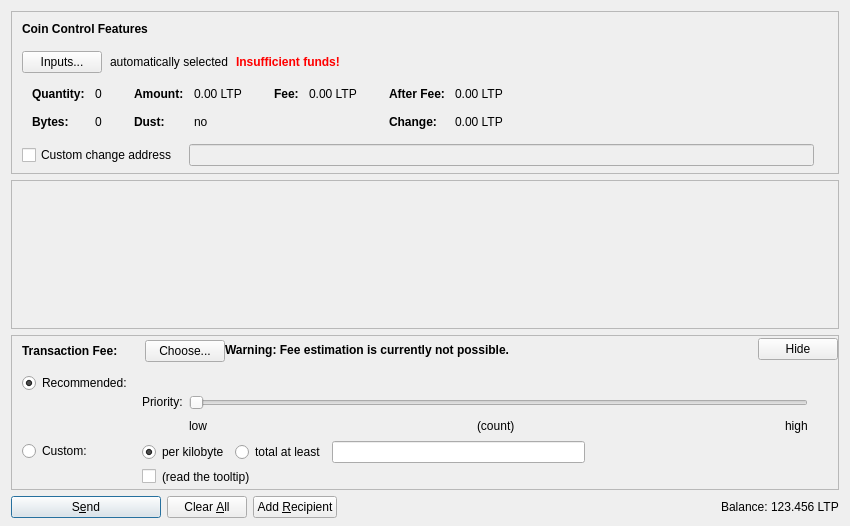
<?xml version="1.0" encoding="UTF-8"?>
<ui version="4.0">
 <class>SendCoinsDialog</class>
 <widget class="QDialog" name="SendCoinsDialog">
  <property name="geometry">
   <rect>
    <x>0</x>
    <y>0</y>
    <width>850</width>
    <height>526</height>
   </rect>
  </property>
  <property name="windowTitle">
   <string>Send Coins</string>
  </property>
  <layout class="QVBoxLayout" name="verticalLayout" stretch="0,1,0,0">
   <property name="bottomMargin">
    <number>8</number>
   </property>
   <item>
    <widget class="QFrame" name="frameCoinControl">
     <property name="sizePolicy">
      <sizepolicy hsizetype="Expanding" vsizetype="Expanding">
       <horstretch>0</horstretch>
       <verstretch>0</verstretch>
      </sizepolicy>
     </property>
     <property name="maximumSize">
      <size>
       <width>16777215</width>
       <height>16777215</height>
      </size>
     </property>
     <property name="frameShape">
      <enum>QFrame::StyledPanel</enum>
     </property>
     <property name="frameShadow">
      <enum>QFrame::Sunken</enum>
     </property>
     <layout class="QVBoxLayout" name="verticalLayoutCoinControl2">
      <property name="spacing">
       <number>0</number>
      </property>
      <property name="leftMargin">
       <number>0</number>
      </property>
      <property name="topMargin">
       <number>0</number>
      </property>
      <property name="rightMargin">
       <number>0</number>
      </property>
      <property name="bottomMargin">
       <number>6</number>
      </property>
      <item>
       <layout class="QVBoxLayout" name="verticalLayoutCoinControl" stretch="0,0,0,0,1">
        <property name="spacing">
         <number>0</number>
        </property>
        <property name="leftMargin">
         <number>10</number>
        </property>
        <property name="topMargin">
         <number>10</number>
        </property>
        <item>
         <layout class="QHBoxLayout" name="horizontalLayoutCoinControl1">
          <property name="bottomMargin">
           <number>15</number>
          </property>
          <item>
           <widget class="QLabel" name="labelCoinControlFeatures">
            <property name="sizePolicy">
             <sizepolicy hsizetype="Preferred" vsizetype="Maximum">
              <horstretch>0</horstretch>
              <verstretch>0</verstretch>
             </sizepolicy>
            </property>
            <property name="font">
             <font>
              <weight>75</weight>
              <bold>true</bold>
             </font>
            </property>
            <property name="styleSheet">
             <string notr="true">font-weight:bold;</string>
            </property>
            <property name="text">
             <string>Coin Control Features</string>
            </property>
           </widget>
          </item>
         </layout>
        </item>
        <item>
         <layout class="QHBoxLayout" name="horizontalLayoutCoinControl2" stretch="0,0,0,0">
          <property name="spacing">
           <number>8</number>
          </property>
          <property name="bottomMargin">
           <number>10</number>
          </property>
          <item>
           <widget class="QPushButton" name="pushButtonCoinControl">
            <property name="styleSheet">
             <string notr="true"/>
            </property>
            <property name="text">
             <string>Inputs...</string>
            </property>
            <property name="autoDefault">
             <bool>false</bool>
            </property>
           </widget>
          </item>
          <item>
           <widget class="QLabel" name="labelCoinControlAutomaticallySelected">
            <property name="text">
             <string>automatically selected</string>
            </property>
            <property name="margin">
             <number>5</number>
            </property>
           </widget>
          </item>
          <item>
           <widget class="QLabel" name="labelCoinControlInsuffFunds">
            <property name="font">
             <font>
              <weight>75</weight>
              <bold>true</bold>
             </font>
            </property>
            <property name="styleSheet">
             <string notr="true">color:red;font-weight:bold;</string>
            </property>
            <property name="text">
             <string>Insufficient funds!</string>
            </property>
            <property name="margin">
             <number>5</number>
            </property>
           </widget>
          </item>
          <item>
           <spacer name="horizontalSpacerCoinControl">
            <property name="orientation">
             <enum>Qt::Horizontal</enum>
            </property>
            <property name="sizeHint" stdset="0">
             <size>
              <width>40</width>
              <height>1</height>
             </size>
            </property>
           </spacer>
          </item>
         </layout>
        </item>
        <item>
         <widget class="QWidget" name="widgetCoinControl" native="true">
          <property name="sizePolicy">
           <sizepolicy hsizetype="Preferred" vsizetype="Preferred">
            <horstretch>0</horstretch>
            <verstretch>0</verstretch>
           </sizepolicy>
          </property>
          <property name="minimumSize">
           <size>
            <width>0</width>
            <height>0</height>
           </size>
          </property>
          <property name="styleSheet">
           <string notr="true"/>
          </property>
          <layout class="QHBoxLayout" name="horizontalLayoutCoinControl5">
           <property name="leftMargin">
            <number>0</number>
           </property>
           <property name="topMargin">
            <number>0</number>
           </property>
           <property name="rightMargin">
            <number>0</number>
           </property>
           <property name="bottomMargin">
            <number>0</number>
           </property>
           <item>
            <layout class="QHBoxLayout" name="horizontalLayoutCoinControl3" stretch="0,0,0,1">
             <property name="spacing">
              <number>20</number>
             </property>
             <property name="topMargin">
              <number>0</number>
             </property>
             <property name="bottomMargin">
              <number>10</number>
             </property>
             <item>
              <layout class="QFormLayout" name="formLayoutCoinControl1">
               <property name="horizontalSpacing">
                <number>10</number>
               </property>
               <property name="verticalSpacing">
                <number>14</number>
               </property>
               <property name="leftMargin">
                <number>10</number>
               </property>
               <property name="topMargin">
                <number>4</number>
               </property>
               <property name="rightMargin">
                <number>6</number>
               </property>
               <item row="0" column="0">
                <widget class="QLabel" name="labelCoinControlQuantityText">
                 <property name="font">
                  <font>
                   <weight>75</weight>
                   <bold>true</bold>
                  </font>
                 </property>
                 <property name="text">
                  <string>Quantity:</string>
                 </property>
                 <property name="margin">
                  <number>0</number>
                 </property>
                </widget>
               </item>
               <item row="0" column="1">
                <widget class="QLabel" name="labelCoinControlQuantity">
                 <property name="cursor">
                  <cursorShape>IBeamCursor</cursorShape>
                 </property>
                 <property name="contextMenuPolicy">
                  <enum>Qt::ActionsContextMenu</enum>
                 </property>
                 <property name="text">
                  <string notr="true">0</string>
                 </property>
                 <property name="margin">
                  <number>0</number>
                 </property>
                 <property name="textInteractionFlags">
                  <set>Qt::LinksAccessibleByMouse|Qt::TextSelectableByKeyboard|Qt::TextSelectableByMouse</set>
                 </property>
                </widget>
               </item>
               <item row="1" column="0">
                <widget class="QLabel" name="labelCoinControlBytesText">
                 <property name="font">
                  <font>
                   <weight>75</weight>
                   <bold>true</bold>
                  </font>
                 </property>
                 <property name="text">
                  <string>Bytes:</string>
                 </property>
                </widget>
               </item>
               <item row="1" column="1">
                <widget class="QLabel" name="labelCoinControlBytes">
                 <property name="cursor">
                  <cursorShape>IBeamCursor</cursorShape>
                 </property>
                 <property name="contextMenuPolicy">
                  <enum>Qt::ActionsContextMenu</enum>
                 </property>
                 <property name="text">
                  <string notr="true">0</string>
                 </property>
                 <property name="textInteractionFlags">
                  <set>Qt::LinksAccessibleByMouse|Qt::TextSelectableByKeyboard|Qt::TextSelectableByMouse</set>
                 </property>
                </widget>
               </item>
              </layout>
             </item>
             <item>
              <layout class="QFormLayout" name="formLayoutCoinControl2">
               <property name="horizontalSpacing">
                <number>10</number>
               </property>
               <property name="verticalSpacing">
                <number>14</number>
               </property>
               <property name="leftMargin">
                <number>6</number>
               </property>
               <property name="topMargin">
                <number>4</number>
               </property>
               <property name="rightMargin">
                <number>6</number>
               </property>
               <item row="0" column="0">
                <widget class="QLabel" name="labelCoinControlAmountText">
                 <property name="font">
                  <font>
                   <weight>75</weight>
                   <bold>true</bold>
                  </font>
                 </property>
                 <property name="text">
                  <string>Amount:</string>
                 </property>
                 <property name="margin">
                  <number>0</number>
                 </property>
                </widget>
               </item>
               <item row="0" column="1">
                <widget class="QLabel" name="labelCoinControlAmount">
                 <property name="cursor">
                  <cursorShape>IBeamCursor</cursorShape>
                 </property>
                 <property name="contextMenuPolicy">
                  <enum>Qt::ActionsContextMenu</enum>
                 </property>
                 <property name="text">
                  <string notr="true">0.00 LTP</string>
                 </property>
                 <property name="textInteractionFlags">
                  <set>Qt::LinksAccessibleByMouse|Qt::TextSelectableByKeyboard|Qt::TextSelectableByMouse</set>
                 </property>
                </widget>
               </item>
               <item row="1" column="0">
                <widget class="QLabel" name="labelCoinControlLowOutputText">
                 <property name="font">
                  <font>
                   <weight>75</weight>
                   <bold>true</bold>
                  </font>
                 </property>
                 <property name="text">
                  <string>Dust:</string>
                 </property>
                </widget>
               </item>
               <item row="1" column="1">
                <widget class="QLabel" name="labelCoinControlLowOutput">
                 <property name="cursor">
                  <cursorShape>IBeamCursor</cursorShape>
                 </property>
                 <property name="contextMenuPolicy">
                  <enum>Qt::ActionsContextMenu</enum>
                 </property>
                 <property name="text">
                  <string notr="true">no</string>
                 </property>
                 <property name="textInteractionFlags">
                  <set>Qt::LinksAccessibleByMouse|Qt::TextSelectableByKeyboard|Qt::TextSelectableByMouse</set>
                 </property>
                </widget>
               </item>
              </layout>
             </item>
             <item>
              <layout class="QFormLayout" name="formLayoutCoinControl3">
               <property name="horizontalSpacing">
                <number>10</number>
               </property>
               <property name="verticalSpacing">
                <number>14</number>
               </property>
               <property name="leftMargin">
                <number>6</number>
               </property>
               <property name="topMargin">
                <number>4</number>
               </property>
               <property name="rightMargin">
                <number>6</number>
               </property>
               <item row="0" column="0">
                <widget class="QLabel" name="labelCoinControlFeeText">
                 <property name="font">
                  <font>
                   <weight>75</weight>
                   <bold>true</bold>
                  </font>
                 </property>
                 <property name="text">
                  <string>Fee:</string>
                 </property>
                 <property name="margin">
                  <number>0</number>
                 </property>
                </widget>
               </item>
               <item row="0" column="1">
                <widget class="QLabel" name="labelCoinControlFee">
                 <property name="cursor">
                  <cursorShape>IBeamCursor</cursorShape>
                 </property>
                 <property name="contextMenuPolicy">
                  <enum>Qt::ActionsContextMenu</enum>
                 </property>
                 <property name="text">
                  <string notr="true">0.00 LTP</string>
                 </property>
                 <property name="textInteractionFlags">
                  <set>Qt::LinksAccessibleByMouse|Qt::TextSelectableByKeyboard|Qt::TextSelectableByMouse</set>
                 </property>
                </widget>
               </item>
              </layout>
             </item>
             <item>
              <layout class="QFormLayout" name="formLayoutCoinControl4">
               <property name="horizontalSpacing">
                <number>10</number>
               </property>
               <property name="verticalSpacing">
                <number>14</number>
               </property>
               <property name="leftMargin">
                <number>6</number>
               </property>
               <property name="topMargin">
                <number>4</number>
               </property>
               <property name="rightMargin">
                <number>6</number>
               </property>
               <item row="0" column="0">
                <widget class="QLabel" name="labelCoinControlAfterFeeText">
                 <property name="font">
                  <font>
                   <weight>75</weight>
                   <bold>true</bold>
                  </font>
                 </property>
                 <property name="text">
                  <string>After Fee:</string>
                 </property>
                 <property name="margin">
                  <number>0</number>
                 </property>
                </widget>
               </item>
               <item row="0" column="1">
                <widget class="QLabel" name="labelCoinControlAfterFee">
                 <property name="cursor">
                  <cursorShape>IBeamCursor</cursorShape>
                 </property>
                 <property name="contextMenuPolicy">
                  <enum>Qt::ActionsContextMenu</enum>
                 </property>
                 <property name="text">
                  <string notr="true">0.00 LTP</string>
                 </property>
                 <property name="textInteractionFlags">
                  <set>Qt::LinksAccessibleByMouse|Qt::TextSelectableByKeyboard|Qt::TextSelectableByMouse</set>
                 </property>
                </widget>
               </item>
               <item row="1" column="0">
                <widget class="QLabel" name="labelCoinControlChangeText">
                 <property name="font">
                  <font>
                   <weight>75</weight>
                   <bold>true</bold>
                  </font>
                 </property>
                 <property name="text">
                  <string>Change:</string>
                 </property>
                </widget>
               </item>
               <item row="1" column="1">
                <widget class="QLabel" name="labelCoinControlChange">
                 <property name="cursor">
                  <cursorShape>IBeamCursor</cursorShape>
                 </property>
                 <property name="contextMenuPolicy">
                  <enum>Qt::ActionsContextMenu</enum>
                 </property>
                 <property name="text">
                  <string notr="true">0.00 LTP</string>
                 </property>
                 <property name="textInteractionFlags">
                  <set>Qt::LinksAccessibleByMouse|Qt::TextSelectableByKeyboard|Qt::TextSelectableByMouse</set>
                 </property>
                </widget>
               </item>
              </layout>
             </item>
            </layout>
           </item>
          </layout>
         </widget>
        </item>
        <item>
         <layout class="QHBoxLayout" name="horizontalLayoutCoinControl4" stretch="0,0,0">
          <property name="spacing">
           <number>12</number>
          </property>
          <property name="sizeConstraint">
           <enum>QLayout::SetDefaultConstraint</enum>
          </property>
          <property name="topMargin">
           <number>5</number>
          </property>
          <property name="rightMargin">
           <number>5</number>
          </property>
          <item>
           <widget class="QCheckBox" name="checkBoxCoinControlChange">
            <property name="toolTip">
             <string>If this is activated, but the change address is empty or invalid, change will be sent to a newly generated address.</string>
            </property>
            <property name="text">
             <string>Custom change address</string>
            </property>
           </widget>
          </item>
          <item>
           <widget class="QValidatedLineEdit" name="lineEditCoinControlChange">
            <property name="enabled">
             <bool>false</bool>
            </property>
            <property name="sizePolicy">
             <sizepolicy hsizetype="Expanding" vsizetype="Fixed">
              <horstretch>0</horstretch>
              <verstretch>0</verstretch>
             </sizepolicy>
            </property>
           </widget>
          </item>
          <item>
           <widget class="QLabel" name="labelCoinControlChangeLabel">
            <property name="sizePolicy">
             <sizepolicy hsizetype="Preferred" vsizetype="Expanding">
              <horstretch>0</horstretch>
              <verstretch>0</verstretch>
             </sizepolicy>
            </property>
            <property name="minimumSize">
             <size>
              <width>0</width>
              <height>0</height>
             </size>
            </property>
            <property name="text">
             <string/>
            </property>
            <property name="margin">
             <number>3</number>
            </property>
           </widget>
          </item>
         </layout>
        </item>
        <item>
         <spacer name="verticalSpacerCoinControl">
          <property name="orientation">
           <enum>Qt::Vertical</enum>
          </property>
          <property name="sizeHint" stdset="0">
           <size>
            <width>800</width>
            <height>1</height>
           </size>
          </property>
         </spacer>
        </item>
       </layout>
      </item>
     </layout>
    </widget>
   </item>
   <item>
    <widget class="QScrollArea" name="scrollArea">
     <property name="widgetResizable">
      <bool>true</bool>
     </property>
     <widget class="QWidget" name="scrollAreaWidgetContents">
      <property name="geometry">
       <rect>
        <x>0</x>
        <y>0</y>
        <width>830</width>
        <height>104</height>
       </rect>
      </property>
      <layout class="QVBoxLayout" name="verticalLayout_2" stretch="0,1">
       <property name="leftMargin">
        <number>0</number>
       </property>
       <property name="topMargin">
        <number>0</number>
       </property>
       <property name="rightMargin">
        <number>0</number>
       </property>
       <property name="bottomMargin">
        <number>0</number>
       </property>
       <item>
        <layout class="QVBoxLayout" name="entries">
         <property name="spacing">
          <number>6</number>
         </property>
        </layout>
       </item>
       <item>
        <spacer name="verticalSpacer">
         <property name="orientation">
          <enum>Qt::Vertical</enum>
         </property>
         <property name="sizeHint" stdset="0">
          <size>
           <width>20</width>
           <height>40</height>
          </size>
         </property>
        </spacer>
       </item>
      </layout>
     </widget>
    </widget>
   </item>
   <item>
    <widget class="QFrame" name="frameFee">
     <property name="sizePolicy">
      <sizepolicy hsizetype="Expanding" vsizetype="Expanding">
       <horstretch>0</horstretch>
       <verstretch>0</verstretch>
      </sizepolicy>
     </property>
     <property name="maximumSize">
      <size>
       <width>16777215</width>
       <height>16777215</height>
      </size>
     </property>
     <property name="frameShape">
      <enum>QFrame::StyledPanel</enum>
     </property>
     <property name="frameShadow">
      <enum>QFrame::Sunken</enum>
     </property>
     <layout class="QVBoxLayout" name="verticalLayoutFee1">
      <property name="spacing">
       <number>0</number>
      </property>
      <property name="leftMargin">
       <number>0</number>
      </property>
      <property name="topMargin">
       <number>0</number>
      </property>
      <property name="rightMargin">
       <number>0</number>
      </property>
      <property name="bottomMargin">
       <number>0</number>
      </property>
      <item>
       <layout class="QVBoxLayout" name="verticalLayoutFee2" stretch="0,0,0">
        <property name="spacing">
         <number>0</number>
        </property>
        <property name="leftMargin">
         <number>10</number>
        </property>
        <property name="topMargin">
         <number>0</number>
        </property>
        <item>
         <layout class="QHBoxLayout" name="horizontalLayoutFee1">
          <property name="bottomMargin">
           <number>0</number>
          </property>
          <item>
           <layout class="QVBoxLayout" name="verticalLayoutFee7">
            <property name="spacing">
             <number>0</number>
            </property>
            <item>
             <spacer name="verticalSpacerSmartFee">
              <property name="orientation">
               <enum>Qt::Vertical</enum>
              </property>
              <property name="sizeType">
               <enum>QSizePolicy::Fixed</enum>
              </property>
              <property name="sizeHint" stdset="0">
               <size>
                <width>1</width>
                <height>4</height>
               </size>
              </property>
             </spacer>
            </item>
            <item>
             <layout class="QHBoxLayout" name="horizontalLayoutSmartFee">
              <property name="spacing">
               <number>10</number>
              </property>
              <item>
               <widget class="QLabel" name="labelFeeHeadline">
                <property name="sizePolicy">
                 <sizepolicy hsizetype="Preferred" vsizetype="Maximum">
                  <horstretch>0</horstretch>
                  <verstretch>0</verstretch>
                 </sizepolicy>
                </property>
                <property name="font">
                 <font>
                  <weight>75</weight>
                  <bold>true</bold>
                 </font>
                </property>
                <property name="styleSheet">
                 <string notr="true">font-weight:bold;</string>
                </property>
                <property name="text">
                 <string>Transaction Fee:</string>
                </property>
               </widget>
              </item>
              <item>
               <widget class="QLabel" name="labelFeeMinimized">
                <property name="text">
                 <string/>
                </property>
               </widget>
              </item>
              <item>
               <widget class="QPushButton" name="buttonChooseFee">
                <property name="text">
                 <string>Choose...</string>
                </property>
               </widget>
              </item>
             </layout>
            </item>
            <item>
             <spacer name="verticalSpacer_5">
              <property name="orientation">
               <enum>Qt::Vertical</enum>
              </property>
              <property name="sizeHint" stdset="0">
               <size>
                <width>1</width>
                <height>1</height>
               </size>
              </property>
             </spacer>
            </item>
           </layout>
          </item>
          <item>
           <widget class="QLabel" name="fallbackFeeWarningLabel">
            <property name="toolTip">
             <string>Using the fallbackfee can result in sending a transaction that will take several hours or days (or never) to confirm. Consider choosing your fee manually or wait until you have validated the complete chain.</string>
            </property>
            <property name="font">
            <font>
                <weight>75</weight>
                <bold>true</bold>
            </font>
            </property>
            <property name="text">
             <string>Warning: Fee estimation is currently not possible.</string>
            </property>
            <property name="wordWrap">
             <bool>false</bool>
            </property>
           </widget>
          </item>
          <item>
           <spacer name="horizontalSpacer_4">
            <property name="orientation">
             <enum>Qt::Horizontal</enum>
            </property>
            <property name="sizeType">
             <enum>QSizePolicy::MinimumExpanding</enum>
            </property>
            <property name="sizeHint" stdset="0">
             <size>
              <width>40</width>
              <height>20</height>
             </size>
            </property>
           </spacer>
          </item>
          <item>
           <widget class="QPushButton" name="buttonMinimizeFee">
            <property name="toolTip">
             <string>collapse fee-settings</string>
            </property>
            <property name="text">
             <string>Hide</string>
            </property>
           </widget>
          </item>
         </layout>
        </item>
        <item>
         <widget class="QFrame" name="frameFeeSelection">
          <layout class="QVBoxLayout" name="verticalLayoutFee12">
           <property name="spacing">
            <number>0</number>
           </property>
           <property name="leftMargin">
            <number>0</number>
           </property>
           <property name="topMargin">
            <number>0</number>
           </property>
           <property name="rightMargin">
            <number>0</number>
           </property>
           <property name="bottomMargin">
            <number>0</number>
           </property>
           <item>
            <layout class="QGridLayout" name="gridLayoutFee">
             <property name="topMargin">
              <number>10</number>
             </property>
             <property name="bottomMargin">
              <number>4</number>
             </property>
             <property name="horizontalSpacing">
              <number>10</number>
             </property>
             <property name="verticalSpacing">
              <number>4</number>
             </property>
             <item row="1" column="1">
              <layout class="QVBoxLayout" name="verticalLayoutFee8">
               <property name="spacing">
                <number>6</number>
               </property>
               <item>
                <layout class="QHBoxLayout" name="horizontalLayoutFee13">
                 <item>
                  <widget class="QRadioButton" name="radioCustomPerKilobyte">
                   <property name="toolTip">
                    <string>If the custom fee is set to 1000 aldian and the transaction is only 250 bytes, then &quot;per kilobyte&quot; only pays 250 aldian in fee, while &quot;total at least&quot; pays 1000 aldian. For transactions bigger than a kilobyte both pay by kilobyte.</string>
                   </property>
                   <property name="text">
                    <string>per kilobyte</string>
                   </property>
                   <property name="checked">
                    <bool>true</bool>
                   </property>
                   <attribute name="buttonGroup">
                    <string notr="true">groupCustomFee</string>
                   </attribute>
                  </widget>
                 </item>
                 <item>
                  <widget class="QRadioButton" name="radioCustomAtLeast">
                   <property name="toolTip">
                    <string>If the custom fee is set to 1000 aldian and the transaction is only 250 bytes, then &quot;per kilobyte&quot; only pays 250 aldian in fee, while &quot;total at least&quot; pays 1000 aldian. For transactions bigger than a kilobyte both pay by kilobyte.</string>
                   </property>
                   <property name="text">
                    <string>total at least</string>
                   </property>
                   <attribute name="buttonGroup">
                    <string notr="true">groupCustomFee</string>
                   </attribute>
                  </widget>
                 </item>
                 <item>
                  <widget class="BitcoinAmountField" name="customFee"/>
                 </item>
                 <item>
                  <spacer name="horizontalSpacer_6">
                   <property name="orientation">
                    <enum>Qt::Horizontal</enum>
                   </property>
                   <property name="sizeHint" stdset="0">
                    <size>
                     <width>1</width>
                     <height>1</height>
                    </size>
                   </property>
                  </spacer>
                 </item>
                </layout>
               </item>
               <item>
                <layout class="QHBoxLayout" name="horizontalLayoutFee8">
                 <item>
                  <widget class="QCheckBox" name="checkBoxMinimumFee">
                   <property name="toolTip">
                    <string>Paying only the minimum fee is just fine as long as there is less transaction volume than space in the blocks. But be aware that this can end up in a never confirming transaction once there is more demand for fitecash transactions than the network can process.</string>
                   </property>
                   <property name="text">
                    <string/>
                   </property>
                  </widget>
                 </item>
                 <item>
                  <widget class="QLabel" name="labelMinFeeWarning">
                   <property name="enabled">
                    <bool>true</bool>
                   </property>
                   <property name="toolTip">
                    <string>Paying only the minimum fee is just fine as long as there is less transaction volume than space in the blocks. But be aware that this can end up in a never confirming transaction once there is more demand for fitecash transactions than the network can process.</string>
                   </property>
                   <property name="text">
                    <string>(read the tooltip)</string>
                   </property>
                   <property name="margin">
                    <number>5</number>
                   </property>
                  </widget>
                 </item>
                 <item>
                  <spacer name="horizontalSpacer_2">
                   <property name="orientation">
                    <enum>Qt::Horizontal</enum>
                   </property>
                   <property name="sizeHint" stdset="0">
                    <size>
                     <width>1</width>
                     <height>1</height>
                    </size>
                   </property>
                  </spacer>
                 </item>
                </layout>
               </item>
              </layout>
             </item>
             <item row="0" column="0">
              <layout class="QVBoxLayout" name="verticalLayoutFee4" stretch="0,1">
               <item>
                <widget class="QRadioButton" name="radioSmartFee">
                 <property name="text">
                  <string>Recommended:</string>
                 </property>
                 <property name="checked">
                  <bool>true</bool>
                 </property>
                 <attribute name="buttonGroup">
                  <string notr="true">groupFee</string>
                 </attribute>
                </widget>
               </item>
               <item>
                <spacer name="verticalSpacer_2">
                 <property name="orientation">
                  <enum>Qt::Vertical</enum>
                 </property>
                 <property name="sizeHint" stdset="0">
                  <size>
                   <width>1</width>
                   <height>1</height>
                  </size>
                 </property>
                </spacer>
               </item>
              </layout>
             </item>
             <item row="1" column="0">
              <layout class="QVBoxLayout" name="verticalLayoutFee9" stretch="0,1">
               <item>
                <widget class="QRadioButton" name="radioCustomFee">
                 <property name="text">
                  <string>Custom:</string>
                 </property>
                 <attribute name="buttonGroup">
                  <string notr="true">groupFee</string>
                 </attribute>
                </widget>
               </item>
               <item>
                <spacer name="verticalSpacer_6">
                 <property name="orientation">
                  <enum>Qt::Vertical</enum>
                 </property>
                 <property name="sizeHint" stdset="0">
                  <size>
                   <width>1</width>
                   <height>1</height>
                  </size>
                 </property>
                </spacer>
               </item>
              </layout>
             </item>
             <item row="0" column="1">
              <layout class="QVBoxLayout" name="verticalLayoutFee3" stretch="0,0,1">
               <property name="spacing">
                <number>6</number>
               </property>
               <property name="topMargin">
                <number>2</number>
               </property>
               <item>
                <layout class="QHBoxLayout" name="horizontalLayoutFee12">
                 <item>
                  <widget class="QLabel" name="labelPriority">
                   <property name="text">
                    <string/>
                   </property>
                   <property name="margin">
                    <number>2</number>
                   </property>
                  </widget>
                 </item>
                 <item>
                  <widget class="QLabel" name="labelFeeEstimation">
                   <property name="text">
                    <string/>
                   </property>
                  </widget>
	         </item>
                 <!-- Fitecash does not use smart fees, so we do not have the smart fee warning here -->
                 <item>
                  <spacer name="horizontalSpacer_5">
                   <property name="orientation">
                    <enum>Qt::Horizontal</enum>
                   </property>
                   <property name="sizeHint" stdset="0">
                    <size>
                     <width>1</width>
                     <height>1</height>
                    </size>
                   </property>
                  </spacer>
                 </item>
                </layout>
               </item>
               <item>
                <layout class="QHBoxLayout" name="horizontalLayoutFee9">
                 <item>
                  <layout class="QVBoxLayout" name="verticalLayoutFee6">
                   <item>
                    <widget class="QLabel" name="labelPriority3">
                     <property name="text">
                      <string>Priority:</string>
                     </property>
                     <property name="margin">
                      <number>2</number>
                     </property>
                    </widget>
                   </item>
                   <item>
                    <spacer name="verticalSpacer_3">
                     <property name="orientation">
                      <enum>Qt::Vertical</enum>
                     </property>
                     <property name="sizeHint" stdset="0">
                      <size>
                       <width>1</width>
                       <height>1</height>
                      </size>
                     </property>
                    </spacer>
                   </item>
                  </layout>
                 </item>
                 <item>
                  <layout class="QVBoxLayout" name="verticalLayoutFee5">
                   <property name="rightMargin">
                    <number>30</number>
                   </property>
                   <item>
                    <widget class="QSlider" name="sliderSmartFee">
                     <property name="minimum">
                      <number>0</number>
                     </property>
                     <property name="maximum">
                      <number>5</number>
                     </property>
                     <property name="pageStep">
                      <number>1</number>
                     </property>
                     <property name="value">
                      <number>0</number>
                     </property>
                     <property name="orientation">
                      <enum>Qt::Horizontal</enum>
                     </property>
                     <property name="invertedAppearance">
                      <bool>false</bool>
                     </property>
                     <property name="invertedControls">
                      <bool>false</bool>
                     </property>
                     <property name="tickPosition">
                      <enum>QSlider::NoTicks</enum>
                     </property>
                    </widget>
                   </item>
                   <item>
                    <layout class="QHBoxLayout" name="horizontalLayoutFee10">
                     <item>
                      <widget class="QLabel" name="labelPriorityLow">
                       <property name="text">
                        <string>low</string>
                       </property>
                      </widget>
                     </item>
                     <item>
                      <spacer name="horizontalSpacer_7">
                       <property name="orientation">
                        <enum>Qt::Horizontal</enum>
                       </property>
                       <property name="sizeHint" stdset="0">
                        <size>
                         <width>40</width>
                         <height>20</height>
                        </size>
                       </property>
                      </spacer>
                     </item>
                     <item>
                      <widget class="QLabel" name="confirmationTargetLabel">
                       <property name="text">
                        <string notr="true">(count)</string>
                       </property>
                      </widget>
                     </item>
                     <item>
                      <spacer name="horizontalSpacer_3">
                       <property name="orientation">
                        <enum>Qt::Horizontal</enum>
                       </property>
                       <property name="sizeHint" stdset="0">
                        <size>
                         <width>40</width>
                         <height>20</height>
                        </size>
                       </property>
                      </spacer>
                     </item>
                     <item>
                      <widget class="QLabel" name="labelPriorityHigh">
                       <property name="text">
                        <string>high</string>
                       </property>
                      </widget>
                     </item>
                    </layout>
                   </item>
                  </layout>
                 </item>
                </layout>
               </item>
               <item>
                <spacer name="verticalSpacer_4">
                 <property name="orientation">
                  <enum>Qt::Vertical</enum>
                 </property>
                 <property name="sizeHint" stdset="0">
                  <size>
                   <width>1</width>
                   <height>1</height>
                  </size>
                 </property>
                </spacer>
               </item>
              </layout>
             </item>
            </layout>
           </item>
          </layout>
         </widget>
        </item>
        <item>
         <spacer name="verticalSpacerFee">
          <property name="orientation">
           <enum>Qt::Vertical</enum>
          </property>
          <property name="sizeHint" stdset="0">
           <size>
            <width>800</width>
            <height>1</height>
           </size>
          </property>
         </spacer>
        </item>
       </layout>
      </item>
     </layout>
    </widget>
   </item>
   <item>
    <layout class="QHBoxLayout" name="horizontalLayout">
     <item>
      <widget class="QPushButton" name="sendButton">
       <property name="minimumSize">
        <size>
         <width>150</width>
         <height>0</height>
        </size>
       </property>
       <property name="toolTip">
        <string>Confirm the send action</string>
       </property>
       <property name="text">
        <string>S&amp;end</string>
       </property>
       <property name="icon">
        <iconset resource="../bitcoin.qrc">
         <normaloff>:/icons/send</normaloff>:/icons/send</iconset>
       </property>
       <property name="autoDefault">
        <bool>false</bool>
       </property>
       <property name="default">
        <bool>true</bool>
       </property>
      </widget>
     </item>
     <item>
      <widget class="QPushButton" name="clearButton">
       <property name="sizePolicy">
        <sizepolicy hsizetype="Minimum" vsizetype="Fixed">
         <horstretch>0</horstretch>
         <verstretch>0</verstretch>
        </sizepolicy>
       </property>
       <property name="toolTip">
        <string>Clear all fields of the form.</string>
       </property>
       <property name="text">
        <string>Clear &amp;All</string>
       </property>
       <property name="icon">
        <iconset resource="../bitcoin.qrc">
         <normaloff>:/icons/remove</normaloff>:/icons/remove</iconset>
       </property>
       <property name="autoDefault">
        <bool>false</bool>
       </property>
      </widget>
     </item>
     <item>
      <widget class="QPushButton" name="addButton">
       <property name="toolTip">
        <string>Send to multiple recipients at once</string>
       </property>
       <property name="text">
        <string>Add &amp;Recipient</string>
       </property>
       <property name="icon">
        <iconset resource="../bitcoin.qrc">
         <normaloff>:/icons/add</normaloff>:/icons/add</iconset>
       </property>
       <property name="autoDefault">
        <bool>false</bool>
       </property>
      </widget>
     </item>
     <item>
      <spacer name="horizontalSpacer">
       <property name="orientation">
        <enum>Qt::Horizontal</enum>
       </property>
       <property name="sizeHint" stdset="0">
        <size>
         <width>40</width>
         <height>20</height>
        </size>
       </property>
      </spacer>
     </item>
     <item>
      <layout class="QHBoxLayout" name="horizontalLayout_2">
       <property name="spacing">
        <number>3</number>
       </property>
       <item>
        <widget class="QLabel" name="label">
         <property name="sizePolicy">
          <sizepolicy hsizetype="Preferred" vsizetype="Fixed">
           <horstretch>0</horstretch>
           <verstretch>0</verstretch>
          </sizepolicy>
         </property>
         <property name="text">
          <string>Balance:</string>
         </property>
        </widget>
       </item>
       <item>
        <widget class="QLabel" name="labelBalance">
         <property name="sizePolicy">
          <sizepolicy hsizetype="Preferred" vsizetype="Fixed">
           <horstretch>0</horstretch>
           <verstretch>0</verstretch>
          </sizepolicy>
         </property>
         <property name="cursor">
          <cursorShape>IBeamCursor</cursorShape>
         </property>
         <property name="text">
          <string notr="true">123.456 LTP</string>
         </property>
         <property name="textInteractionFlags">
          <set>Qt::LinksAccessibleByMouse|Qt::TextSelectableByKeyboard|Qt::TextSelectableByMouse</set>
         </property>
        </widget>
       </item>
      </layout>
     </item>
    </layout>
   </item>
  </layout>
 </widget>
 <customwidgets>
  <customwidget>
   <class>QValidatedLineEdit</class>
   <extends>QLineEdit</extends>
   <header>qvalidatedlineedit.h</header>
  </customwidget>
  <customwidget>
   <class>BitcoinAmountField</class>
   <extends>QLineEdit</extends>
   <header>bitcoinamountfield.h</header>
   <container>1</container>
  </customwidget>
 </customwidgets>
 <resources>
  <include location="../bitcoin.qrc"/>
 </resources>
 <connections/>
 <buttongroups>
  <buttongroup name="groupFee"/>
  <buttongroup name="groupCustomFee"/>
 </buttongroups>
</ui>
